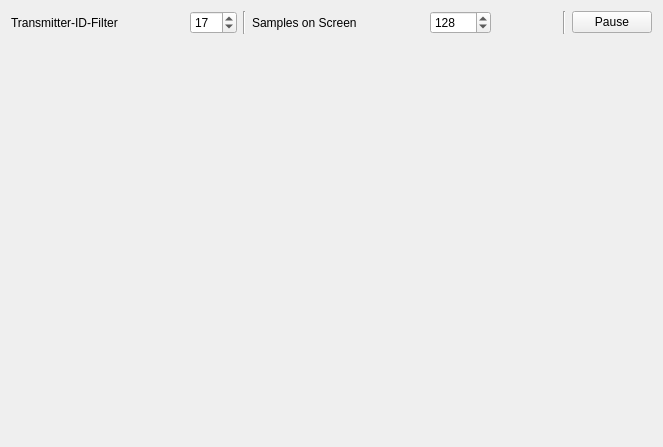
<?xml version="1.0" encoding="UTF-8"?>
<ui version="4.0">
 <class>MainWindow</class>
 <widget class="QMainWindow" name="MainWindow">
  <property name="geometry">
   <rect>
    <x>0</x>
    <y>0</y>
    <width>663</width>
    <height>447</height>
   </rect>
  </property>
  <property name="windowTitle">
   <string>RcLibPlot</string>
  </property>
  <widget class="QWidget" name="centralWidget">
   <layout class="QVBoxLayout" name="verticalLayout">
    <item>
     <layout class="QHBoxLayout" name="horizontalLayout">
      <item>
       <widget class="QLabel" name="label">
        <property name="text">
         <string>Transmitter-ID-Filter</string>
        </property>
       </widget>
      </item>
      <item>
       <spacer name="horizontalSpacer">
        <property name="orientation">
         <enum>Qt::Horizontal</enum>
        </property>
        <property name="sizeHint" stdset="0">
         <size>
          <width>40</width>
          <height>20</height>
         </size>
        </property>
       </spacer>
      </item>
      <item>
       <widget class="QSpinBox" name="spinTransmitterIdFilter">
        <property name="maximum">
         <number>255</number>
        </property>
        <property name="value">
         <number>17</number>
        </property>
       </widget>
      </item>
      <item>
       <widget class="Line" name="line">
        <property name="orientation">
         <enum>Qt::Vertical</enum>
        </property>
       </widget>
      </item>
      <item>
       <widget class="QLabel" name="label_2">
        <property name="text">
         <string>Samples on Screen</string>
        </property>
       </widget>
      </item>
      <item>
       <spacer name="horizontalSpacer_2">
        <property name="orientation">
         <enum>Qt::Horizontal</enum>
        </property>
        <property name="sizeHint" stdset="0">
         <size>
          <width>40</width>
          <height>20</height>
         </size>
        </property>
       </spacer>
      </item>
      <item>
       <widget class="QSpinBox" name="spinSamplesOnScreen">
        <property name="maximum">
         <number>10000</number>
        </property>
        <property name="value">
         <number>128</number>
        </property>
       </widget>
      </item>
      <item>
       <spacer name="horizontalSpacer_3">
        <property name="orientation">
         <enum>Qt::Horizontal</enum>
        </property>
        <property name="sizeHint" stdset="0">
         <size>
          <width>40</width>
          <height>20</height>
         </size>
        </property>
       </spacer>
      </item>
      <item>
       <widget class="Line" name="line_2">
        <property name="orientation">
         <enum>Qt::Vertical</enum>
        </property>
       </widget>
      </item>
      <item>
       <widget class="QPushButton" name="buttonPause">
        <property name="text">
         <string>Pause</string>
        </property>
       </widget>
      </item>
     </layout>
    </item>
    <item>
     <spacer name="verticalSpacer">
      <property name="orientation">
       <enum>Qt::Vertical</enum>
      </property>
      <property name="sizeHint" stdset="0">
       <size>
        <width>20</width>
        <height>217</height>
       </size>
      </property>
     </spacer>
    </item>
   </layout>
  </widget>
 </widget>
 <layoutdefault spacing="6" margin="11"/>
 <resources/>
 <connections/>
</ui>
